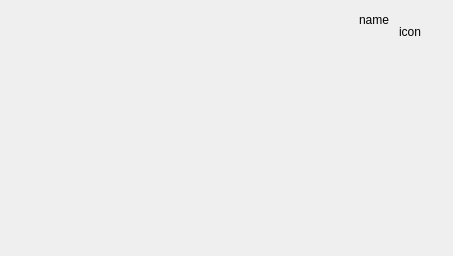
<?xml version="1.0" encoding="UTF-8"?>
<ui version="4.0">
 <class>ChatItemBase</class>
 <widget class="QWidget" name="ChatItemBase">
  <property name="geometry">
   <rect>
    <x>0</x>
    <y>0</y>
    <width>453</width>
    <height>256</height>
   </rect>
  </property>
  <property name="windowTitle">
   <string>ChatItemBase</string>
  </property>
  <layout class="QHBoxLayout" name="horizontalLayout">
   <property name="spacing">
    <number>0</number>
   </property>
   <property name="leftMargin">
    <number>0</number>
   </property>
   <property name="topMargin">
    <number>0</number>
   </property>
   <property name="rightMargin">
    <number>0</number>
   </property>
   <property name="bottomMargin">
    <number>0</number>
   </property>
   <item>
    <layout class="QHBoxLayout" name="mainLayout">
     <property name="spacing">
      <number>10</number>
     </property>
     <property name="leftMargin">
      <number>10</number>
     </property>
     <property name="topMargin">
      <number>10</number>
     </property>
     <property name="rightMargin">
      <number>10</number>
     </property>
     <property name="bottomMargin">
      <number>10</number>
     </property>
     <item>
      <spacer name="horizontalSpacer">
       <property name="orientation">
        <enum>Qt::Orientation::Horizontal</enum>
       </property>
       <property name="sizeHint" stdset="0">
        <size>
         <width>40</width>
         <height>20</height>
        </size>
       </property>
      </spacer>
     </item>
     <item>
      <layout class="QVBoxLayout" name="verticalLayout">
       <item>
        <widget class="QLabel" name="name">
         <property name="minimumSize">
          <size>
           <width>0</width>
           <height>20</height>
          </size>
         </property>
         <property name="maximumSize">
          <size>
           <width>16777215</width>
           <height>20</height>
          </size>
         </property>
         <property name="text">
          <string>name</string>
         </property>
        </widget>
       </item>
       <item>
        <widget class="QWidget" name="message_widget" native="true"/>
       </item>
      </layout>
     </item>
     <item>
      <layout class="QVBoxLayout" name="verticalLayout_2">
       <property name="spacing">
        <number>0</number>
       </property>
       <property name="bottomMargin">
        <number>0</number>
       </property>
       <item>
        <widget class="QLabel" name="icon">
         <property name="minimumSize">
          <size>
           <width>44</width>
           <height>44</height>
          </size>
         </property>
         <property name="maximumSize">
          <size>
           <width>44</width>
           <height>44</height>
          </size>
         </property>
         <property name="text">
          <string>icon</string>
         </property>
        </widget>
       </item>
       <item>
        <spacer name="verticalSpacer">
         <property name="orientation">
          <enum>Qt::Orientation::Vertical</enum>
         </property>
         <property name="sizeHint" stdset="0">
          <size>
           <width>20</width>
           <height>40</height>
          </size>
         </property>
        </spacer>
       </item>
      </layout>
     </item>
    </layout>
   </item>
  </layout>
 </widget>
 <resources/>
 <connections/>
</ui>
